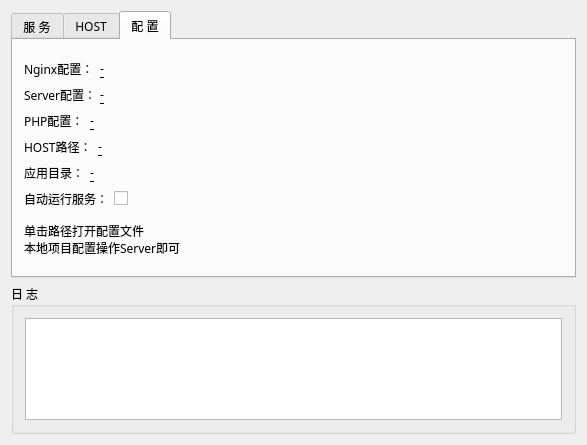
<?xml version="1.0" encoding="UTF-8"?>
<ui version="4.0">
 <class>FoxPHPClass</class>
 <widget class="QMainWindow" name="FoxPHPClass">
  <property name="windowModality">
   <enum>Qt::NonModal</enum>
  </property>
  <property name="geometry">
   <rect>
    <x>0</x>
    <y>0</y>
    <width>587</width>
    <height>445</height>
   </rect>
  </property>
  <property name="sizePolicy">
   <sizepolicy hsizetype="Fixed" vsizetype="Fixed">
    <horstretch>0</horstretch>
    <verstretch>0</verstretch>
   </sizepolicy>
  </property>
  <property name="font">
   <font>
    <family>微软雅黑</family>
   </font>
  </property>
  <property name="windowTitle">
   <string>FoxPHP - 健康云</string>
  </property>
  <property name="windowIcon">
   <iconset theme=":/images/res/icon.ico" resource="FoxPHP.qrc">
    <normaloff>:/images/res/icon.ico</normaloff>:/images/res/icon.ico</iconset>
  </property>
  <widget class="QWidget" name="centralWidget">
   <layout class="QVBoxLayout" name="verticalLayout_2">
    <item>
     <widget class="QTabWidget" name="tabWidget">
      <property name="tabShape">
       <enum>QTabWidget::Rounded</enum>
      </property>
      <property name="currentIndex">
       <number>2</number>
      </property>
      <widget class="QWidget" name="tab_3">
       <attribute name="title">
        <string>服 务</string>
       </attribute>
       <layout class="QVBoxLayout" name="verticalLayout_3">
        <item>
         <layout class="QVBoxLayout" name="verticalLayout" stretch="0,0,0,0">
          <property name="spacing">
           <number>6</number>
          </property>
          <property name="sizeConstraint">
           <enum>QLayout::SetDefaultConstraint</enum>
          </property>
          <property name="leftMargin">
           <number>10</number>
          </property>
          <property name="rightMargin">
           <number>10</number>
          </property>
          <item>
           <spacer name="verticalSpacer_2">
            <property name="orientation">
             <enum>Qt::Vertical</enum>
            </property>
            <property name="sizeHint" stdset="0">
             <size>
              <width>0</width>
              <height>0</height>
             </size>
            </property>
           </spacer>
          </item>
          <item>
           <layout class="QHBoxLayout" name="horizontalLayout_2" stretch="0,0,0,1,1,0">
            <property name="spacing">
             <number>20</number>
            </property>
            <property name="sizeConstraint">
             <enum>QLayout::SetDefaultConstraint</enum>
            </property>
            <item>
             <spacer name="horizontalSpacer_4">
              <property name="orientation">
               <enum>Qt::Horizontal</enum>
              </property>
              <property name="sizeType">
               <enum>QSizePolicy::Fixed</enum>
              </property>
              <property name="sizeHint" stdset="0">
               <size>
                <width>40</width>
                <height>20</height>
               </size>
              </property>
             </spacer>
            </item>
            <item>
             <widget class="QLabel" name="label_22">
              <property name="sizePolicy">
               <sizepolicy hsizetype="Preferred" vsizetype="Preferred">
                <horstretch>0</horstretch>
                <verstretch>0</verstretch>
               </sizepolicy>
              </property>
              <property name="minimumSize">
               <size>
                <width>110</width>
                <height>90</height>
               </size>
              </property>
              <property name="maximumSize">
               <size>
                <width>110</width>
                <height>90</height>
               </size>
              </property>
              <property name="autoFillBackground">
               <bool>false</bool>
              </property>
              <property name="text">
               <string/>
              </property>
              <property name="pixmap">
               <pixmap resource="FoxPHP.qrc">:/images/res/nginx2.png</pixmap>
              </property>
              <property name="scaledContents">
               <bool>true</bool>
              </property>
              <property name="margin">
               <number>10</number>
              </property>
             </widget>
            </item>
            <item>
             <spacer name="horizontalSpacer_6">
              <property name="orientation">
               <enum>Qt::Horizontal</enum>
              </property>
              <property name="sizeType">
               <enum>QSizePolicy::Preferred</enum>
              </property>
              <property name="sizeHint" stdset="0">
               <size>
                <width>20</width>
                <height>20</height>
               </size>
              </property>
             </spacer>
            </item>
            <item>
             <widget class="QPushButton" name="NGXBtnLaunch">
              <property name="sizePolicy">
               <sizepolicy hsizetype="MinimumExpanding" vsizetype="Preferred">
                <horstretch>0</horstretch>
                <verstretch>0</verstretch>
               </sizepolicy>
              </property>
              <property name="maximumSize">
               <size>
                <width>120</width>
                <height>50</height>
               </size>
              </property>
              <property name="font">
               <font>
                <family>微软雅黑</family>
               </font>
              </property>
              <property name="text">
               <string>启 动</string>
              </property>
             </widget>
            </item>
            <item>
             <widget class="QPushButton" name="NGXBtnStop">
              <property name="enabled">
               <bool>false</bool>
              </property>
              <property name="sizePolicy">
               <sizepolicy hsizetype="Preferred" vsizetype="Preferred">
                <horstretch>0</horstretch>
                <verstretch>0</verstretch>
               </sizepolicy>
              </property>
              <property name="maximumSize">
               <size>
                <width>120</width>
                <height>50</height>
               </size>
              </property>
              <property name="font">
               <font>
                <family>微软雅黑</family>
               </font>
              </property>
              <property name="text">
               <string>停 止</string>
              </property>
             </widget>
            </item>
            <item>
             <spacer name="horizontalSpacer_8">
              <property name="orientation">
               <enum>Qt::Horizontal</enum>
              </property>
              <property name="sizeType">
               <enum>QSizePolicy::Fixed</enum>
              </property>
              <property name="sizeHint" stdset="0">
               <size>
                <width>40</width>
                <height>20</height>
               </size>
              </property>
             </spacer>
            </item>
           </layout>
          </item>
          <item>
           <layout class="QHBoxLayout" name="horizontalLayout" stretch="0,0,0,1,1,0">
            <property name="spacing">
             <number>20</number>
            </property>
            <property name="sizeConstraint">
             <enum>QLayout::SetDefaultConstraint</enum>
            </property>
            <item>
             <spacer name="horizontalSpacer_3">
              <property name="orientation">
               <enum>Qt::Horizontal</enum>
              </property>
              <property name="sizeType">
               <enum>QSizePolicy::Fixed</enum>
              </property>
              <property name="sizeHint" stdset="0">
               <size>
                <width>40</width>
                <height>20</height>
               </size>
              </property>
             </spacer>
            </item>
            <item>
             <widget class="QLabel" name="label">
              <property name="sizePolicy">
               <sizepolicy hsizetype="Fixed" vsizetype="Fixed">
                <horstretch>0</horstretch>
                <verstretch>0</verstretch>
               </sizepolicy>
              </property>
              <property name="minimumSize">
               <size>
                <width>110</width>
                <height>90</height>
               </size>
              </property>
              <property name="maximumSize">
               <size>
                <width>110</width>
                <height>90</height>
               </size>
              </property>
              <property name="autoFillBackground">
               <bool>false</bool>
              </property>
              <property name="text">
               <string/>
              </property>
              <property name="pixmap">
               <pixmap resource="FoxPHP.qrc">:/images/res/php.png</pixmap>
              </property>
              <property name="scaledContents">
               <bool>true</bool>
              </property>
              <property name="margin">
               <number>0</number>
              </property>
             </widget>
            </item>
            <item>
             <spacer name="horizontalSpacer_5">
              <property name="orientation">
               <enum>Qt::Horizontal</enum>
              </property>
              <property name="sizeType">
               <enum>QSizePolicy::Preferred</enum>
              </property>
              <property name="sizeHint" stdset="0">
               <size>
                <width>20</width>
                <height>20</height>
               </size>
              </property>
             </spacer>
            </item>
            <item>
             <widget class="QPushButton" name="PHPBtnLaunch">
              <property name="sizePolicy">
               <sizepolicy hsizetype="MinimumExpanding" vsizetype="Preferred">
                <horstretch>0</horstretch>
                <verstretch>0</verstretch>
               </sizepolicy>
              </property>
              <property name="maximumSize">
               <size>
                <width>120</width>
                <height>50</height>
               </size>
              </property>
              <property name="font">
               <font>
                <family>微软雅黑</family>
               </font>
              </property>
              <property name="text">
               <string>启 动</string>
              </property>
             </widget>
            </item>
            <item>
             <widget class="QPushButton" name="PHPBtnStop">
              <property name="enabled">
               <bool>false</bool>
              </property>
              <property name="sizePolicy">
               <sizepolicy hsizetype="Preferred" vsizetype="Preferred">
                <horstretch>0</horstretch>
                <verstretch>0</verstretch>
               </sizepolicy>
              </property>
              <property name="maximumSize">
               <size>
                <width>120</width>
                <height>50</height>
               </size>
              </property>
              <property name="font">
               <font>
                <family>微软雅黑</family>
               </font>
              </property>
              <property name="text">
               <string>停 止</string>
              </property>
             </widget>
            </item>
            <item>
             <spacer name="horizontalSpacer_7">
              <property name="orientation">
               <enum>Qt::Horizontal</enum>
              </property>
              <property name="sizeType">
               <enum>QSizePolicy::Fixed</enum>
              </property>
              <property name="sizeHint" stdset="0">
               <size>
                <width>40</width>
                <height>20</height>
               </size>
              </property>
             </spacer>
            </item>
           </layout>
          </item>
          <item>
           <spacer name="verticalSpacer_3">
            <property name="orientation">
             <enum>Qt::Vertical</enum>
            </property>
            <property name="sizeHint" stdset="0">
             <size>
              <width>0</width>
              <height>0</height>
             </size>
            </property>
           </spacer>
          </item>
         </layout>
        </item>
       </layout>
      </widget>
      <widget class="QWidget" name="tab_4">
       <attribute name="title">
        <string>HOST</string>
       </attribute>
       <layout class="QVBoxLayout" name="verticalLayout_5">
        <item>
         <spacer name="verticalSpacer_6">
          <property name="orientation">
           <enum>Qt::Vertical</enum>
          </property>
          <property name="sizeType">
           <enum>QSizePolicy::Expanding</enum>
          </property>
          <property name="sizeHint" stdset="0">
           <size>
            <width>20</width>
            <height>0</height>
           </size>
          </property>
         </spacer>
        </item>
        <item>
         <layout class="QVBoxLayout" name="verticalLayout_6">
          <item>
           <layout class="QHBoxLayout" name="horizontalLayout_5">
            <item>
             <spacer name="horizontalSpacer">
              <property name="orientation">
               <enum>Qt::Horizontal</enum>
              </property>
              <property name="sizeHint" stdset="0">
               <size>
                <width>40</width>
                <height>20</height>
               </size>
              </property>
             </spacer>
            </item>
            <item>
             <widget class="QPushButton" name="HOSTBtnEnable">
              <property name="minimumSize">
               <size>
                <width>120</width>
                <height>50</height>
               </size>
              </property>
              <property name="maximumSize">
               <size>
                <width>16777215</width>
                <height>50</height>
               </size>
              </property>
              <property name="font">
               <font>
                <family>微软雅黑</family>
               </font>
              </property>
              <property name="text">
               <string>启用HOST</string>
              </property>
             </widget>
            </item>
            <item>
             <spacer name="horizontalSpacer_2">
              <property name="orientation">
               <enum>Qt::Horizontal</enum>
              </property>
              <property name="sizeHint" stdset="0">
               <size>
                <width>40</width>
                <height>20</height>
               </size>
              </property>
             </spacer>
            </item>
            <item>
             <widget class="QPushButton" name="HOSTBtnDisable">
              <property name="minimumSize">
               <size>
                <width>120</width>
                <height>50</height>
               </size>
              </property>
              <property name="maximumSize">
               <size>
                <width>16777215</width>
                <height>50</height>
               </size>
              </property>
              <property name="font">
               <font>
                <family>微软雅黑</family>
               </font>
              </property>
              <property name="text">
               <string>禁用HOST</string>
              </property>
             </widget>
            </item>
            <item>
             <spacer name="horizontalSpacer_9">
              <property name="orientation">
               <enum>Qt::Horizontal</enum>
              </property>
              <property name="sizeHint" stdset="0">
               <size>
                <width>40</width>
                <height>20</height>
               </size>
              </property>
             </spacer>
            </item>
           </layout>
          </item>
         </layout>
        </item>
        <item>
         <spacer name="verticalSpacer_7">
          <property name="orientation">
           <enum>Qt::Vertical</enum>
          </property>
          <property name="sizeHint" stdset="0">
           <size>
            <width>20</width>
            <height>0</height>
           </size>
          </property>
         </spacer>
        </item>
        <item>
         <widget class="QLabel" name="label_3">
          <property name="font">
           <font>
            <family>微软雅黑</family>
           </font>
          </property>
          <property name="text">
           <string>&lt;html&gt;&lt;head/&gt;&lt;body&gt;&lt;p&gt;HOST操作可以通过以下全局快捷键操作&lt;br/&gt;启用：CTRL+ALT+E&lt;br/&gt;禁用：CTRL+ALT+D&lt;br/&gt;打开HOST文件：CTRL+ALT+H&lt;/p&gt;&lt;/body&gt;&lt;/html&gt;</string>
          </property>
         </widget>
        </item>
        <item>
         <spacer name="verticalSpacer_8">
          <property name="orientation">
           <enum>Qt::Vertical</enum>
          </property>
          <property name="sizeHint" stdset="0">
           <size>
            <width>20</width>
            <height>0</height>
           </size>
          </property>
         </spacer>
        </item>
       </layout>
      </widget>
      <widget class="QWidget" name="tab">
       <attribute name="title">
        <string>配 置</string>
       </attribute>
       <layout class="QHBoxLayout" name="horizontalLayout_8">
        <item>
         <layout class="QVBoxLayout" name="verticalLayout_7">
          <item>
           <spacer name="verticalSpacer_4">
            <property name="orientation">
             <enum>Qt::Vertical</enum>
            </property>
            <property name="sizeHint" stdset="0">
             <size>
              <width>0</width>
              <height>0</height>
             </size>
            </property>
           </spacer>
          </item>
          <item>
           <layout class="QHBoxLayout" name="horizontalLayout_4">
            <item>
             <widget class="QLabel" name="label_4">
              <property name="maximumSize">
               <size>
                <width>70</width>
                <height>16777215</height>
               </size>
              </property>
              <property name="font">
               <font>
                <family>微软雅黑</family>
               </font>
              </property>
              <property name="text">
               <string>Nginx配置：</string>
              </property>
             </widget>
            </item>
            <item>
             <widget class="QPushButton" name="ngxLabel">
              <property name="font">
               <font>
                <family>微软雅黑</family>
               </font>
              </property>
              <property name="cursor">
               <cursorShape>PointingHandCursor</cursorShape>
              </property>
              <property name="styleSheet">
               <string notr="true">border:0;
border-bottom-width: 1px;
 border-bottom-style: solid;
 border-radius: 0px;
text-align:left;</string>
              </property>
              <property name="text">
               <string>-</string>
              </property>
             </widget>
            </item>
            <item>
             <spacer name="horizontalSpacer_11">
              <property name="orientation">
               <enum>Qt::Horizontal</enum>
              </property>
              <property name="sizeHint" stdset="0">
               <size>
                <width>40</width>
                <height>20</height>
               </size>
              </property>
             </spacer>
            </item>
           </layout>
          </item>
          <item>
           <layout class="QHBoxLayout" name="horizontalLayout_10">
            <item>
             <widget class="QLabel" name="label_8">
              <property name="maximumSize">
               <size>
                <width>70</width>
                <height>16777215</height>
               </size>
              </property>
              <property name="font">
               <font>
                <family>微软雅黑</family>
               </font>
              </property>
              <property name="text">
               <string>Server配置：</string>
              </property>
             </widget>
            </item>
            <item>
             <widget class="QPushButton" name="serverLabel">
              <property name="font">
               <font>
                <family>微软雅黑</family>
               </font>
              </property>
              <property name="cursor">
               <cursorShape>PointingHandCursor</cursorShape>
              </property>
              <property name="styleSheet">
               <string notr="true">border:0;
border-bottom-width: 1px;
 border-bottom-style: solid;
 border-radius: 0px;
text-align:left;</string>
              </property>
              <property name="text">
               <string>-</string>
              </property>
             </widget>
            </item>
            <item>
             <spacer name="horizontalSpacer_14">
              <property name="orientation">
               <enum>Qt::Horizontal</enum>
              </property>
              <property name="sizeHint" stdset="0">
               <size>
                <width>40</width>
                <height>20</height>
               </size>
              </property>
             </spacer>
            </item>
           </layout>
          </item>
          <item>
           <layout class="QHBoxLayout" name="horizontalLayout_6">
            <item>
             <widget class="QLabel" name="label_5">
              <property name="maximumSize">
               <size>
                <width>70</width>
                <height>16777215</height>
               </size>
              </property>
              <property name="font">
               <font>
                <family>微软雅黑</family>
               </font>
              </property>
              <property name="text">
               <string>PHP配置：</string>
              </property>
             </widget>
            </item>
            <item>
             <widget class="QPushButton" name="phpLabel">
              <property name="font">
               <font>
                <family>微软雅黑</family>
               </font>
              </property>
              <property name="cursor">
               <cursorShape>PointingHandCursor</cursorShape>
              </property>
              <property name="styleSheet">
               <string notr="true">border:0;
border-bottom-width: 1px;
 border-bottom-style: solid;
 border-radius: 0px;
text-align:left;</string>
              </property>
              <property name="text">
               <string>-</string>
              </property>
             </widget>
            </item>
            <item>
             <spacer name="horizontalSpacer_10">
              <property name="orientation">
               <enum>Qt::Horizontal</enum>
              </property>
              <property name="sizeHint" stdset="0">
               <size>
                <width>40</width>
                <height>20</height>
               </size>
              </property>
             </spacer>
            </item>
           </layout>
          </item>
          <item>
           <layout class="QHBoxLayout" name="horizontalLayout_7">
            <item>
             <widget class="QLabel" name="label_6">
              <property name="maximumSize">
               <size>
                <width>70</width>
                <height>16777215</height>
               </size>
              </property>
              <property name="font">
               <font>
                <family>微软雅黑</family>
               </font>
              </property>
              <property name="text">
               <string>HOST路径：</string>
              </property>
             </widget>
            </item>
            <item>
             <widget class="QPushButton" name="hostLabel">
              <property name="font">
               <font>
                <family>微软雅黑</family>
               </font>
              </property>
              <property name="cursor">
               <cursorShape>PointingHandCursor</cursorShape>
              </property>
              <property name="styleSheet">
               <string notr="true">border:0;
border-bottom-width: 1px;
 border-bottom-style: solid;
 border-radius: 0px;
text-align:left;</string>
              </property>
              <property name="text">
               <string>-</string>
              </property>
             </widget>
            </item>
            <item>
             <spacer name="horizontalSpacer_12">
              <property name="orientation">
               <enum>Qt::Horizontal</enum>
              </property>
              <property name="sizeHint" stdset="0">
               <size>
                <width>40</width>
                <height>20</height>
               </size>
              </property>
             </spacer>
            </item>
           </layout>
          </item>
          <item>
           <layout class="QHBoxLayout" name="horizontalLayout_9">
            <item>
             <widget class="QLabel" name="label_7">
              <property name="maximumSize">
               <size>
                <width>70</width>
                <height>16777215</height>
               </size>
              </property>
              <property name="font">
               <font>
                <family>微软雅黑</family>
               </font>
              </property>
              <property name="text">
               <string>应用目录：</string>
              </property>
             </widget>
            </item>
            <item>
             <widget class="QPushButton" name="appLabel">
              <property name="font">
               <font>
                <family>微软雅黑</family>
               </font>
              </property>
              <property name="cursor">
               <cursorShape>PointingHandCursor</cursorShape>
              </property>
              <property name="styleSheet">
               <string notr="true">border:0;
border-bottom-width: 1px;
 border-bottom-style: solid;
 border-radius: 0px;
text-align:left;</string>
              </property>
              <property name="text">
               <string>-</string>
              </property>
             </widget>
            </item>
            <item>
             <spacer name="horizontalSpacer_13">
              <property name="orientation">
               <enum>Qt::Horizontal</enum>
              </property>
              <property name="sizeHint" stdset="0">
               <size>
                <width>40</width>
                <height>20</height>
               </size>
              </property>
             </spacer>
            </item>
           </layout>
          </item>
          <item>
           <layout class="QHBoxLayout" name="horizontalLayout_11">
            <item>
             <widget class="QLabel" name="label_9">
              <property name="maximumSize">
               <size>
                <width>150</width>
                <height>16777215</height>
               </size>
              </property>
              <property name="font">
               <font>
                <family>微软雅黑</family>
               </font>
              </property>
              <property name="text">
               <string>自动运行服务：</string>
              </property>
             </widget>
            </item>
            <item>
             <widget class="QCheckBox" name="autoRunCheckBox">
              <property name="text">
               <string/>
              </property>
             </widget>
            </item>
            <item>
             <spacer name="horizontalSpacer_15">
              <property name="orientation">
               <enum>Qt::Horizontal</enum>
              </property>
              <property name="sizeHint" stdset="0">
               <size>
                <width>40</width>
                <height>20</height>
               </size>
              </property>
             </spacer>
            </item>
           </layout>
          </item>
          <item>
           <spacer name="verticalSpacer">
            <property name="orientation">
             <enum>Qt::Vertical</enum>
            </property>
            <property name="sizeHint" stdset="0">
             <size>
              <width>0</width>
              <height>0</height>
             </size>
            </property>
           </spacer>
          </item>
          <item>
           <widget class="QLabel" name="label_10">
            <property name="lineWidth">
             <number>1</number>
            </property>
            <property name="text">
             <string>&lt;!DOCTYPE HTML PUBLIC &quot;-//W3C//DTD HTML 4.0//EN&quot; &quot;http://www.w3.org/TR/REC-html40/strict.dtd&quot;&gt;
&lt;html&gt;&lt;head&gt;&lt;meta name=&quot;qrichtext&quot; content=&quot;1&quot; /&gt;&lt;style type=&quot;text/css&quot;&gt;
p, li { white-space: pre-wrap; }
&lt;/style&gt;&lt;/head&gt;&lt;body style=&quot; font-family:'微软雅黑'; font-size:9pt; font-weight:400; font-style:normal;&quot;&gt;
&lt;p style=&quot; margin-top:12px; margin-bottom:12px; margin-left:0px; margin-right:0px; -qt-block-indent:0; text-indent:0px;&quot;&gt;单击路径打开配置文件&lt;br /&gt;本地项目配置操作Server即可&lt;/p&gt;&lt;/body&gt;&lt;/html&gt;</string>
            </property>
            <property name="margin">
             <number>0</number>
            </property>
           </widget>
          </item>
          <item>
           <spacer name="verticalSpacer_5">
            <property name="orientation">
             <enum>Qt::Vertical</enum>
            </property>
            <property name="sizeHint" stdset="0">
             <size>
              <width>0</width>
              <height>0</height>
             </size>
            </property>
           </spacer>
          </item>
         </layout>
        </item>
       </layout>
      </widget>
     </widget>
    </item>
    <item>
     <widget class="QGroupBox" name="groupBox">
      <property name="sizePolicy">
       <sizepolicy hsizetype="Preferred" vsizetype="Fixed">
        <horstretch>0</horstretch>
        <verstretch>0</verstretch>
       </sizepolicy>
      </property>
      <property name="minimumSize">
       <size>
        <width>0</width>
        <height>0</height>
       </size>
      </property>
      <property name="maximumSize">
       <size>
        <width>16777215</width>
        <height>150</height>
       </size>
      </property>
      <property name="title">
       <string>日 志</string>
      </property>
      <layout class="QVBoxLayout" name="verticalLayout_4">
       <item>
        <widget class="Console" name="console">
         <property name="font">
          <font>
           <family>微软雅黑</family>
          </font>
         </property>
         <property name="styleSheet">
          <string notr="true">line-height:20px;</string>
         </property>
        </widget>
       </item>
      </layout>
     </widget>
    </item>
   </layout>
  </widget>
 </widget>
 <layoutdefault spacing="6" margin="11"/>
 <customwidgets>
  <customwidget>
   <class>Console</class>
   <extends>QTextBrowser</extends>
   <header>console.h</header>
  </customwidget>
 </customwidgets>
 <resources>
  <include location="FoxPHP.qrc"/>
 </resources>
 <connections/>
</ui>
